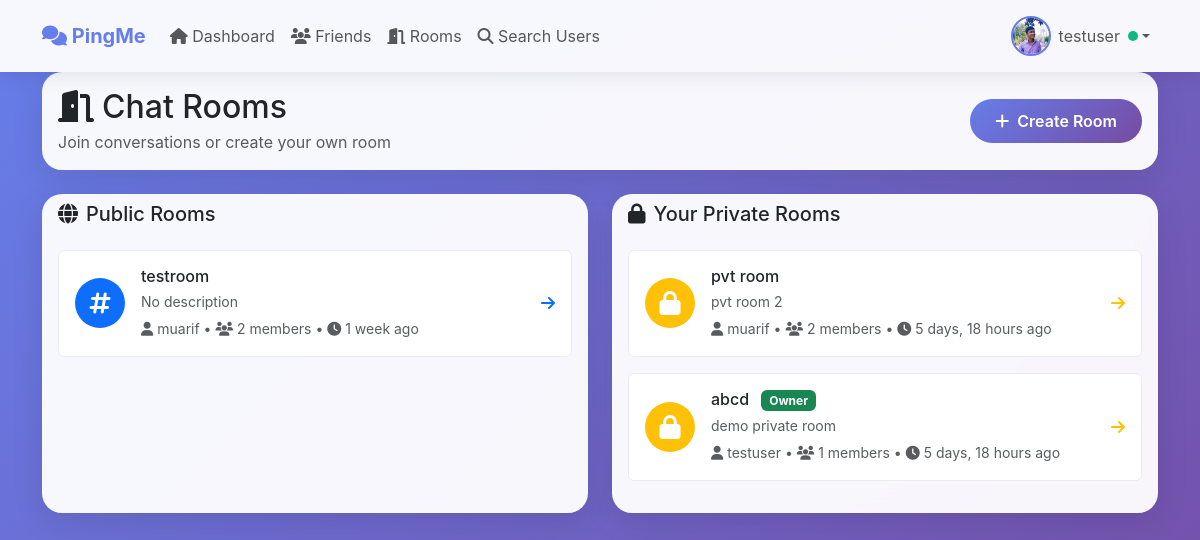
Screenshot of /rooms/ (signed in) with the database file from the repository.
### chat/models.py (models this page shows, shortened)
class UserProfile(models.Model):
    user = models.OneToOneField(User, on_delete=models.CASCADE, related_name="profile")
    date_of_birth = models.DateField(null=True, blank=True)
    profile_photo = models.ImageField(
        upload_to='profile_photos/',
        null=True,
        blank=True,
        default=None,
        help_text="Upload your profile photo"
    )
    bio = models.TextField(blank=True)
    location = models.CharField(max_length=100, blank=True)
    last_activity = models.DateTimeField(auto_now=True)
    online = models.BooleanField(default=False)
    created_at = models.DateTimeField(auto_now_add=True)
    updated_at = models.DateTimeField(auto_now=True)
    friends = models.ManyToManyField(
        'self',
        through='Friendship',
        through_fields=('from_user', 'to_user'),
        symmetrical=False
    )
    class Meta:
        verbose_name = "User Profile"
        verbose_name_plural = "User Profiles"

class Room(models.Model):
    id = models.UUIDField(primary_key=True, default=uuid.uuid4, editable=False)
    name = models.CharField(max_length=255, unique=True)
    creator = models.ForeignKey(User, on_delete=models.CASCADE)
    is_private = models.BooleanField(default=False)
    allowed_users = models.ManyToManyField(User, related_name='allowed_rooms', blank=True)
    created_at = models.DateTimeField(auto_now_add=True)
    updated_at = models.DateTimeField(auto_now=True)
    description = models.TextField(blank=True)
    password = models.CharField(max_length=128, blank=True, null=True)
    class Meta:
        verbose_name = "Chat Room"
        verbose_name_plural = "Chat Rooms"
        ordering = ['-created_at']

### chat/views.py (the view)
# urls.py: path('rooms/', views.room_list, name='room_list'),
@login_required
def room_list(request):
    public_rooms = Room.objects.filter(is_private=False).order_by('-created_at')
    user_rooms = Room.objects.filter(
        Q(creator=request.user) | Q(participants__user=request.user),
        is_private=True
    ).distinct().order_by('-created_at')
    context = {
        'public_rooms': public_rooms,
        'user_rooms': user_rooms,
        'form': RoomCreationForm()
    }
    return render(request, 'chat/room_list.html', context)

### chat/templates/chat/room_list.html (shortened to what this page needs)
{% extends 'base.html' %}
{% block content %}
<div class="row">
    <div class="col-12 mb-4">
        <div class="card card-custom">
            <div class="card-body">
                <div class="d-flex justify-content-between align-items-center">
                    <div>
                        <h2 class="mb-1">
                            <i class="fas fa-door-open me-2"></i>Chat Rooms
                        </h2>
                        <p class="text-muted mb-0">Join conversations or create your own room</p>
                    </div>
                    <button class="btn btn-custom" data-bs-toggle="modal" data-bs-target="#createRoomModal">
                        <i class="fas fa-plus me-2"></i>Create Room
                    </button>
                </div>
            </div>
        </div>
    </div>
</div>
<div class="row">
    <div class="col-lg-6 mb-4">
        <div class="card card-custom h-100">
            <div class="card-header bg-transparent border-0">
                <h5 class="mb-0">
                    <i class="fas fa-globe me-2"></i>Public Rooms
                </h5>
            </div>
            <div class="card-body">
                {% if public_rooms %}
                    {% for room in public_rooms %}
                    <div class="card mb-3 room-card" data-room-url="{% url 'room_view' room.id %}">
                        <div class="card-body">
                            <div class="d-flex align-items-center justify-content-between">
                                <div class="d-flex align-items-center flex-grow-1">
                                    <div class="me-3">
                                        <div class="rounded-circle bg-primary d-flex align-items-center justify-content-center text-white"
                                             style="width: 50px; height: 50px;">
                                            <i class="fas fa-hashtag fs-4"></i>
                                        </div>
                                    </div>
                                    <div class="flex-grow-1">
                                        <h6 class="mb-1">{{ room.name }}</h6>
                                        <p class="text-muted small mb-1">{{ room.description|default:"No description" }}</p>
                                        <small class="text-muted">
                                            <i class="fas fa-user me-1"></i>{{ room.creator.username }} •
                                            <i class="fas fa-users me-1"></i>{{ room.participants.count }} members •
                                            <i class="fas fa-clock me-1"></i>{{ room.created_at|timesince }} ago
                                        </small>
                                    </div>
                                </div>
                                <div class="d-flex align-items-center">
                                    <i class="fas fa-arrow-right text-primary"></i>
                                </div>
                            </div>
                        </div>
                    </div>
                    {% endfor %}
                {% endif %}
            </div>
        </div>
    </div>
    <div class="col-lg-6 mb-4">
        <div class="card card-custom h-100">
            <div class="card-header bg-transparent border-0">
                <h5 class="mb-0">
                    <i class="fas fa-lock me-2"></i>Your Private Rooms
                </h5>
            </div>
            <div class="card-body">
                {% if user_rooms %}
                    {% for room in user_rooms %}
                    <div class="card mb-3 room-card" data-room-url="{% url 'room_view' room.id %}">
                        <div class="card-body">
                            <div class="d-flex align-items-center justify-content-between">
                                <div class="d-flex align-items-center flex-grow-1">
                                    <div class="me-3">
                                        <div class="rounded-circle bg-warning d-flex align-items-center justify-content-center text-white"
                                             style="width: 50px; height: 50px;">
                                            <i class="fas fa-lock fs-4"></i>
                                        </div>
                                    </div>
                                    <div class="flex-grow-1">
                                        <h6 class="mb-1">
                                            {{ room.name }}
                                            {% if room.creator == user %}
                                                <span class="badge bg-success ms-2">Owner</span>
                                            {% endif %}
                                        </h6>
                                        <p class="text-muted small mb-1">{{ room.description|default:"No description" }}</p>
                                        <small class="text-muted">
                                            <i class="fas fa-user me-1"></i>{{ room.creator.username }} •
                                            <i class="fas fa-users me-1"></i>{{ room.participants.count }} members •
                                            <i class="fas fa-clock me-1"></i>{{ room.created_at|timesince }} ago
                                        </small>
                                    </div>
                                </div>
                                <div class="d-flex align-items-center">
                                    <i class="fas fa-arrow-right text-warning"></i>
                                </div>
                            </div>
                        </div>
                    </div>
                    {% endfor %}
                {% endif %}
            </div>
        </div>
    </div>
</div>
{% endblock %}

### chat/templates/base.html (shortened to what this page needs)
<!DOCTYPE html>
<html lang="en">
<head>
    <link href="https://cdnjs.cloudflare.com/ajax/libs/bootstrap/5.3.0/css/bootstrap.min.css" rel="stylesheet">
    <link href="https://cdnjs.cloudflare.com/ajax/libs/font-awesome/6.4.0/css/all.min.css" rel="stylesheet">
</head>
<body>
    {% if user.is_authenticated %}
    <nav class="navbar navbar-expand-lg navbar-custom fixed-top">
        <div class="container">
            <a class="navbar-brand" href="{% url 'dashboard' %}">
                <i class="fas fa-comments"></i> PingMe
            </a>
            <div class="collapse navbar-collapse" id="navbarNav">
                <ul class="navbar-nav me-auto">
                    <li class="nav-item">
                        <a class="nav-link" href="{% url 'dashboard' %}">
                            <i class="fas fa-home"></i> Dashboard
                        </a>
                    </li>
                    <li class="nav-item">
                        <a class="nav-link" href="{% url 'friends_list' %}">
                            <i class="fas fa-users"></i> Friends
                        </a>
                    </li>
                    <li class="nav-item">
                        <a class="nav-link" href="{% url 'room_list' %}">
                            <i class="fas fa-door-open"></i> Rooms
                        </a>
                    </li>
                    <li class="nav-item">
                        <a class="nav-link" href="{% url 'search_users' %}">
                            <i class="fas fa-search"></i> Search Users
                        </a>
                    </li>
                </ul>
                <ul class="navbar-nav">
                    <li class="nav-item dropdown">
                        <a class="nav-link dropdown-toggle d-flex align-items-center" href="#" role="button" data-bs-toggle="dropdown">
                            {% if user.profile.profile_photo %}
                                <img src="{{ user.profile.profile_photo.url }}" class="user-avatar me-2" alt="Avatar">
                            {% else %}
                                <i class="fas fa-user-circle fs-4 me-2"></i>
                            {% endif %}
                            {{ user.username }}
                            {% if user.profile.online %}
                                <span class="online-indicator ms-2"></span>
                            {% endif %}
                        </a>
                    </li>
                </ul>
            </div>
        </div>
    </nav>
    {% endif %}
    <main class="{% if user.is_authenticated %}mt-5 pt-4{% endif %}">
        <div class="container">
            {% block content %}{% endblock %}
        </div>
    </main>
</body>
</html>

### chat/templates/base.html (style rules this page uses)
:root { --primary-color: #667eea; --secondary-color: #764ba2; --success-color: #10b981; --danger-color: #ef4444; --warning-color: #f59e0b; --info-color: #3b82f6; --dark-color: #1f2937; --light-color: #f9fafb; }
body { background: linear-gradient(135deg, var(--primary-color) 0%, var(--secondary-color) 100%); min-height: 100vh; font-family: 'Inter', -apple-system, BlinkMacSystemFont, sans-serif; }
.navbar-custom { background: rgba(255, 255, 255, 0.95); backdrop-filter: blur(10px); box-shadow: 0 2px 20px rgba(0, 0, 0, 0.1); }
.navbar-brand { font-weight: 700; color: var(--primary-color) !important; }
.card-custom { background: rgba(255, 255, 255, 0.95); backdrop-filter: blur(10px); border: none; border-radius: 20px; box-shadow: 0 8px 32px rgba(0, 0, 0, 0.1); transition: transform 0.3s ease, box-shadow 0.3s ease; }
.btn-custom { background: linear-gradient(135deg, var(--primary-color) 0%, var(--secondary-color) 100%); border: none; border-radius: 25px; color: white; font-weight: 600; padding: 10px 25px; transition: all 0.3s ease; }
.online-indicator { width: 10px; height: 10px; background: var(--success-color); border-radius: 50%; display: inline-block; animation: pulse 2s infinite; }
.user-avatar { width: 40px; height: 40px; border-radius: 50%; object-fit: cover; border: 2px solid var(--primary-color); }
.room-card { transition: all 0.3s ease; cursor: pointer; }

### chat/templates/chat/room_list.html (style rules this page uses)
.room-card { border: 1px solid #e9ecef; transition: all 0.3s ease; cursor: pointer; }

### rows the page displays
Room: name "testroom", description "No description", creator.username "muarif", participants.count "2", created_at "1 week"
Room: name "pvt room", description "pvt room 2", creator.username "muarif", participants.count "2", created_at "5 days, 18 hours"
Room: name "abcd", shows "Owner", description "demo private room", creator.username "testuser", participants.count "1", created_at "5 days, 18 hours"

### other values shown
{{ user.username }} "testuser"
